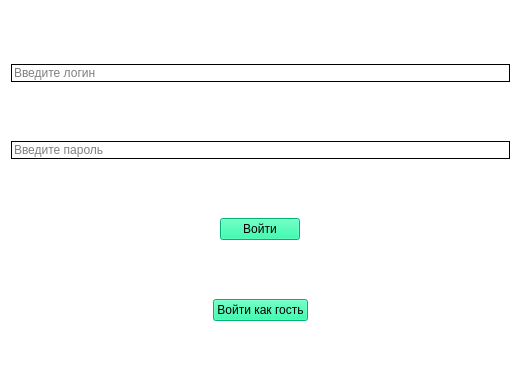
<?xml version="1.0" encoding="UTF-8"?>
<ui version="4.0">
 <class>AuthorizationWindow</class>
 <widget class="QWidget" name="AuthorizationWindow">
  <property name="geometry">
   <rect>
    <x>0</x>
    <y>0</y>
    <width>521</width>
    <height>386</height>
   </rect>
  </property>
  <property name="minimumSize">
   <size>
    <width>450</width>
    <height>350</height>
   </size>
  </property>
  <property name="windowTitle">
   <string>Окно авторизации</string>
  </property>
  <property name="styleSheet">
   <string notr="true">QWidget{background-color: #FFFFFF; font: 13pt &quot;Times New Roman&quot;; color: black} QLineEdit{border: 1px solid black;} QPushButton{background-color: #00FA9A}
</string>
  </property>
  <layout class="QVBoxLayout" name="verticalLayout">
   <item>
    <widget class="QLineEdit" name="login_le">
     <property name="placeholderText">
      <string>Введите логин</string>
     </property>
    </widget>
   </item>
   <item>
    <widget class="QLineEdit" name="password_le">
     <property name="placeholderText">
      <string>Введите пароль</string>
     </property>
    </widget>
   </item>
   <item alignment="Qt::AlignHCenter">
    <widget class="QPushButton" name="auth_btn">
     <property name="text">
      <string>Войти</string>
     </property>
    </widget>
   </item>
   <item alignment="Qt::AlignHCenter">
    <widget class="QPushButton" name="guest_btn">
     <property name="text">
      <string>Войти как гость</string>
     </property>
    </widget>
   </item>
  </layout>
 </widget>
 <resources/>
 <connections/>
</ui>
